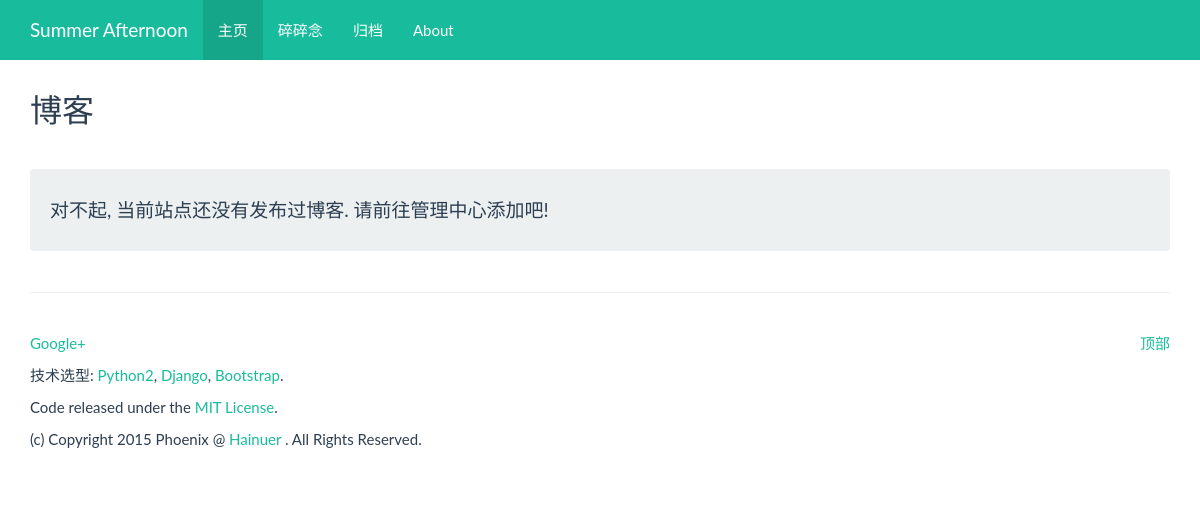
Page /duome/ on the earlier database version.
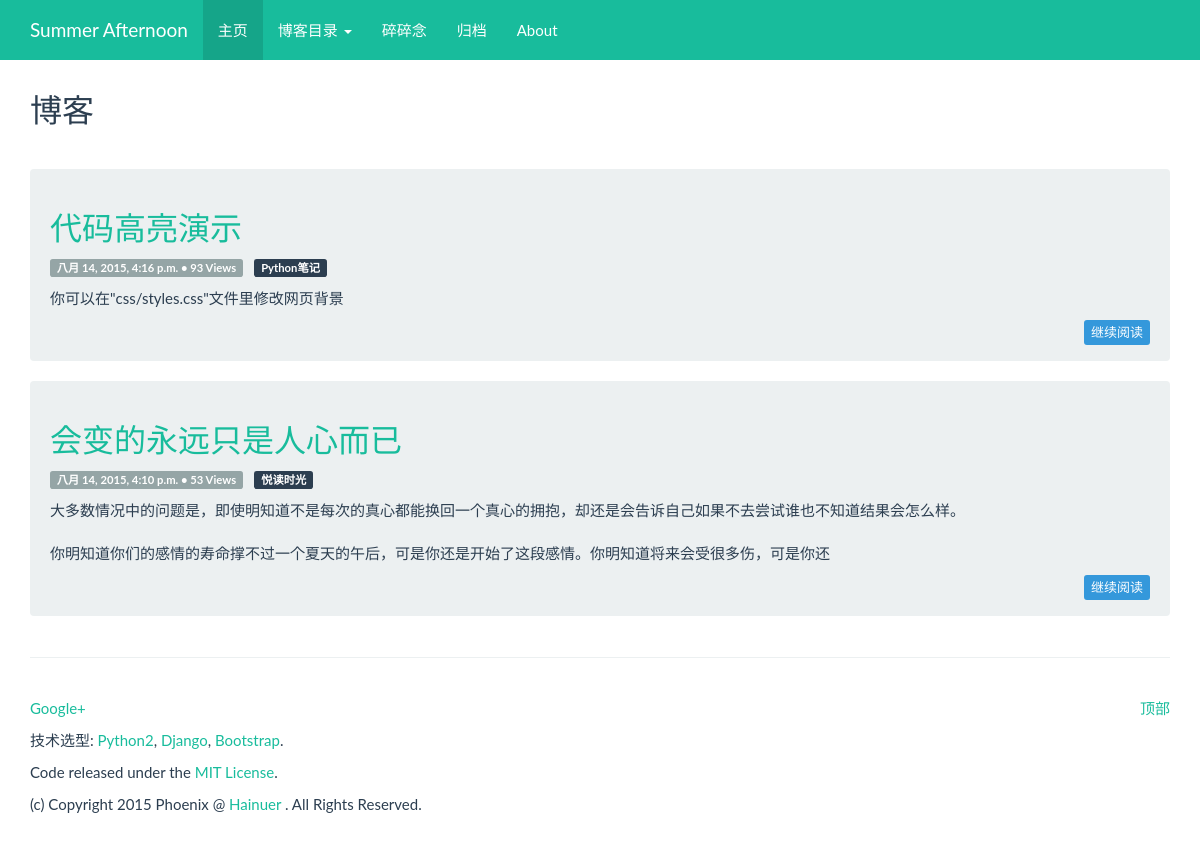
Same page on the later database version.
### duome/models.py (models this page shows, shortened)
class Article(models.Model):
    category = models.ForeignKey(Category)
    title    = models.CharField(max_length=256)
    tags     = models.CharField(max_length=128, blank=True, help_text='请使用空格将标签分隔开')
    content  = models.TextField(verbose_name = '')
    pub_date = models.DateTimeField(default=timezone.now)
    views    = models.IntegerField(default=0)
    breviary = models.TextField(max_length=128, blank=True, verbose_name='')
    uuid = models.CharField(max_length=36)
    def was_published_recently(self):
        return self.pub_date >= timezone.now() - datetime.timedelta(days=1)
    was_published_recently.admin_order_field = 'pub_date'
    was_published_recently.boolean = True
    was_published_recently.short_description = 'Published recently ?'

class Category(models.Model):
    name = models.CharField(max_length=128, unique=True)
    simple_name = models.CharField(max_length=128, blank=True, unique=True)
    views = models.IntegerField(default=0)

### duome/views.py (the view)
def index(request):
    articles = Article.objects.all().order_by('-pub_date')[:10]
    articles = getTagsArticles(articles)
    categories = Category.objects.all()
    ctx_dict = {
        'articles': articles,
        'title': '首页',
        'categories': categories,
        'activate_menu': '0',
    }
    return render(request, 'duome/index.html', ctx_dict)

### duome/views.py (called while the page is built)
def getTagsArticle(article):
    if len(article.tags) > 0:
        tag_li = []
        for tag in article.tags.split(' '):
            tag_li.append(tag)
        return tag_li

def getTagsArticles(articles):
    for idx in range(0, len(articles)):
        articles[idx].tag_li = getTagsArticle(articles[idx])
    return articles

### templates/duome/index.html (shortened to what this page needs)
{% extends 'duome_base.html' %}
{% block main_body %}
<div class="row">
	<div class="col-lg-12">
		<div class="page-header">
			<h2>博客</h2>
		</div>
	</div>
</div>
<div class="row">
	<div class="col-lg-12">
		{% if articles %}
		{% for article in articles %}
		<div class="well">
			<h2><a href="{% url 'duome:post' article.uuid %}">{{ article.title }}</a></h2>
			<p>
				<span class="label label-default">{{ article.pub_date }} • {{ article.views }} Views</span> &nbsp;
				<a href="{% url 'duome:category' article.category.simple_name %}" class="label label-primary">{{ article.category.name }}</a> &nbsp;
			</p>
			<p>{{ article.breviary | safe }}</p>
			<p><a href="{% url 'duome:post' article.uuid %}" class="btn btn-xs btn-info pull-right">继续阅读</a></p>
			<br />
		</div>
		{% endfor %}
		{% else %}
		<div class="well">
			<h4>对不起, 当前站点还没有发布过博客. 请前往管理中心添加吧!</h4>
		</div>
		{% endif %}
	</div>
</div>
{% endblock %}

Differences in the rows shown:
added Article: title "代码高亮演示", pub_date "八月 14, 2015, 4:16 p.m.", views "93", category.name "Python笔记", breviary "你可以在\"css/styles.css\"文件里修改网页背景"
added Article: title "会变的永远只是人心而已", pub_date "八月 14, 2015, 4:10 p.m.", views "53", category.name "悦读时光", breviary "大多数情况中的问题是，即使明知道不是每次的真心都能换回一个真心的拥抱，却还是会告诉自己如果不去尝试谁也不知道结果会怎么样。 你明知道你们的感情的寿命撑不过一个夏天的午后，可是你还是开始了这段感情。你明知道将来会受很多伤，可是你还"
Other differences:
text no longer shown: "对不起, 当前站点还没有发布过博客. 请前往管理中心添加吧!"
text now shown: "博客目录"
